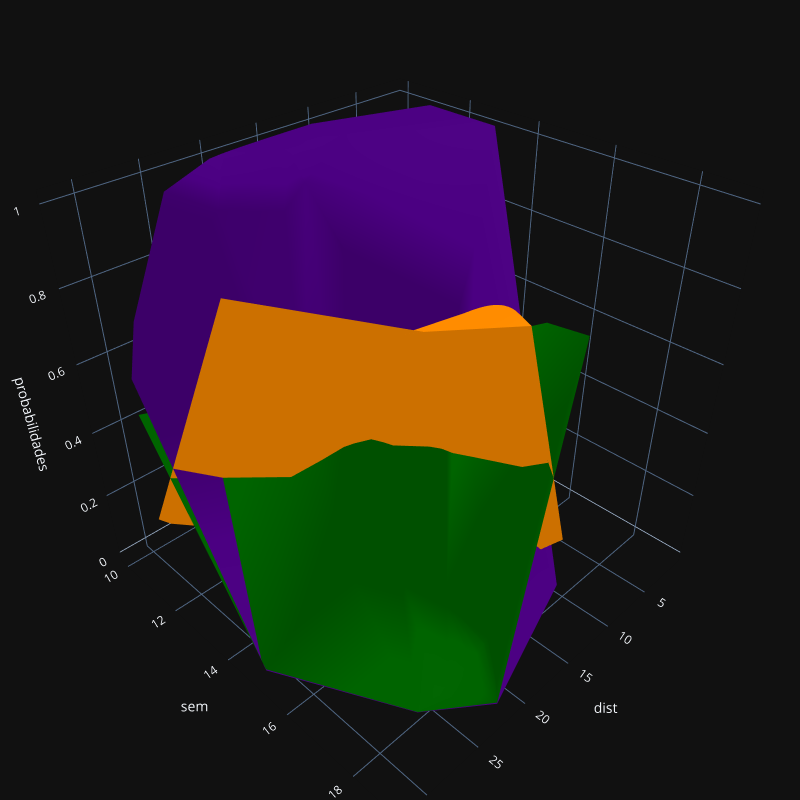

Notebook code cell kept with this figure:
### Code cell
# Visualização das sigmoides tridimensionais em um único gráfico

trace = go.Mesh3d(
    x=df_atrasado_multinomial['dist'], 
    y=df_atrasado_multinomial['sem'],
    z=df_atrasado_multinomial[0],
    opacity=1,
    color='indigo')

layout = go.Layout(
    margin={'l': 0, 'r': 0, 'b': 0, 't': 0},
    width=800,
    height=800
)

data = [trace]

plot_figure = go.Figure(data=data, layout=layout)

trace_1 = go.Mesh3d(
            x=df_atrasado_multinomial['dist'], 
            y=df_atrasado_multinomial['sem'],
            z=df_atrasado_multinomial[1],
            opacity=1,
            color='darkgreen')

plot_figure.add_trace(trace_1)

trace_2 = go.Mesh3d(
            x=df_atrasado_multinomial['dist'], 
            y=df_atrasado_multinomial['sem'],
            z=df_atrasado_multinomial[2],
            opacity=1,
            color='darkorange')


plot_figure.add_trace(trace_2)

plot_figure.update_layout(
    template='plotly_dark',
    scene = dict(
        xaxis_title='dist',
        yaxis_title='sem',
        zaxis_title='probabilidades')
    )

plot_figure.show()
